Frame 1 (no input): blank canvas, image omitted
Frame 60 (no input): blank canvas, image omitted
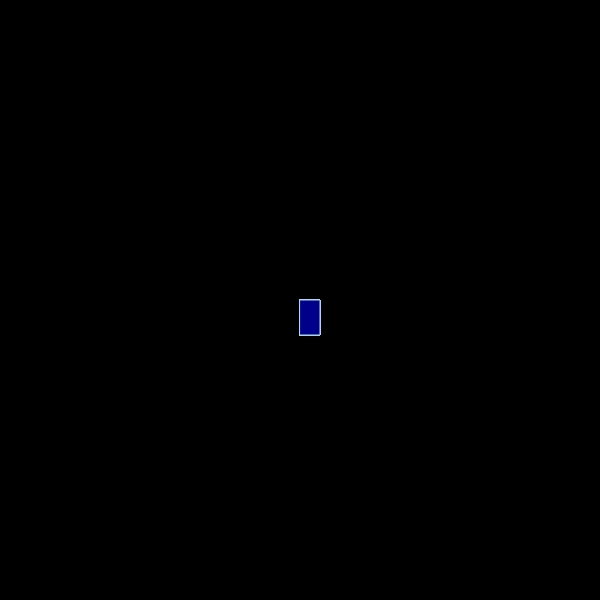
Frame 120 (the mouse pressed at the canvas centre since frame 60)

The p5.js sketch whose frames 1 and 60 were blank and that drew this single picture after the mouse press (run headless with seeded random() and noise() and a simulated clock; from frame 60 on, the mouse is pressed at the canvas centre):

// p5.js sketch
// ── sketch.js
function setup() {
    createCanvas(600, 600);
    background("black");
  }
  
  function draw() {
    stroke("lightblue");
    fill("darkblue");
    
    if(mouseIsPressed){
      rect(mouseX,mouseY,20,35)
    }
    
  }
  
